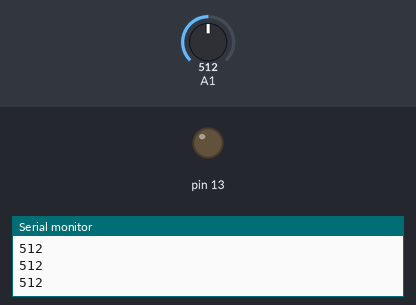
Recording of a sketch running on a simulated Arduino Uno, built with avr-gcc and run on an emulated ATmega328P. Shown: output pins drawn as LEDs (lit = HIGH), the last lines printed to the serial monitor. The inputs (shaded band) are chosen by the test bench; at power-on: A1 = 512.

Above: at 1.2 s.
1.3 s: A1 set to 248
2.8 s: A1 set to 227
At 4.1 s:
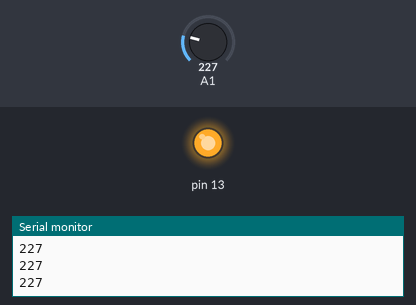
4.5 s: A1 set to 250
At 5.3 s:
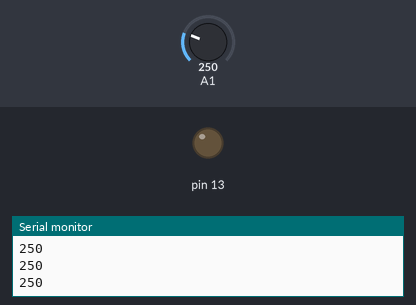
6.0 s: A1 set to 230
At 6.5 s:
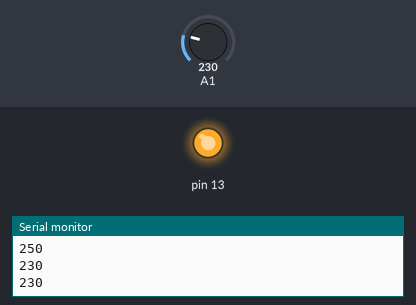
Timing chart, 0 to 8.5 s (numbered marks = the images above; inputs shaded):
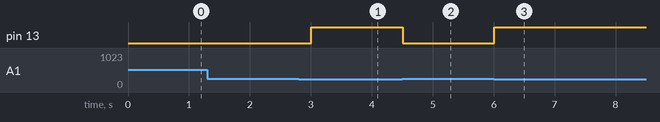

The sketch:

LED_as_sensors_track_A.ino
```cpp
// the setup routine runs once when you press reset:

void setup() {

  // initialize serial communication at 9600 bits per second:

  pinMode(13, OUTPUT);

  Serial.begin(9600);

}

// the loop routine runs over and over again forever:

void loop() {

  // read the input on analog pin 1:

  int sensorValue = analogRead(A1);

  Serial.println(sensorValue);

  if (sensorValue < 240) {
    digitalWrite(13, HIGH);
  }

  else if (sensorValue >= 240) {
    digitalWrite(13, LOW);
  }

  delay(300);


}
```

Measured:
- the behaviour switches between 240 and 239 on A1 (found by bisection; images 0 and 1)
- after the input at 2.8 s, pin 13: LOW → HIGH after 0.20 s
- after the input at 4.5 s, pin 13: HIGH → LOW at once
- after the input at 6.0 s, pin 13: LOW → HIGH at once
